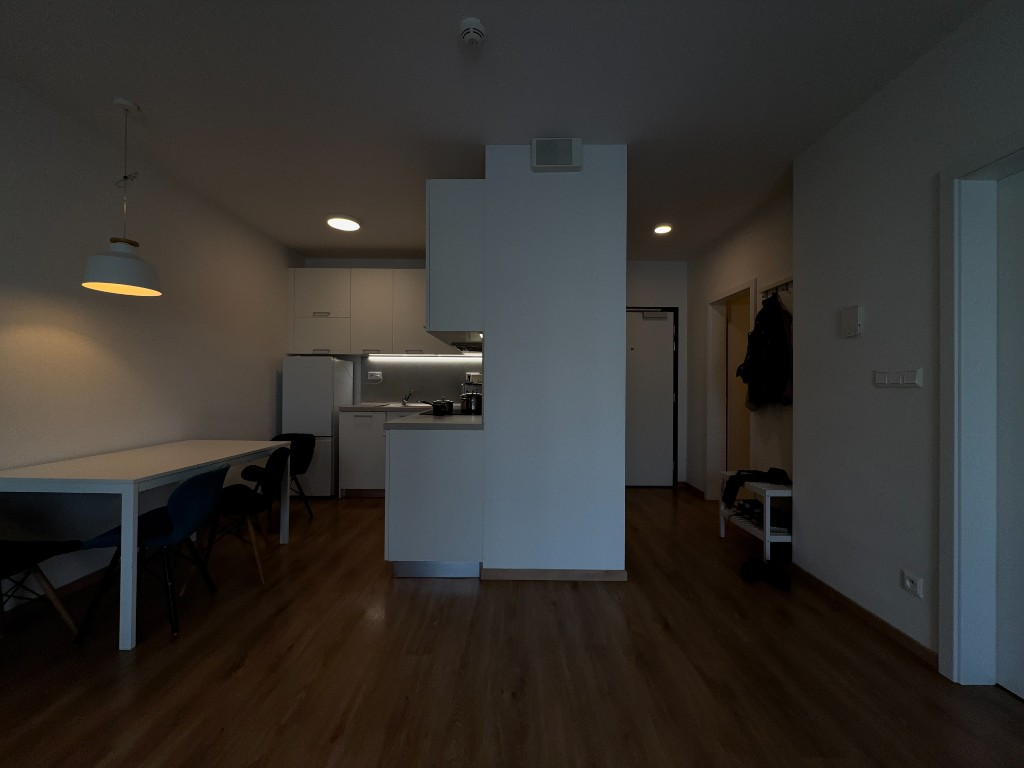
#> input picture tests/fixtures/batch_1/IMG_2885.png, 1024 x 768 px
$ python -i vision.py   (imports and definitions only)
#> lines starting #> are read from the running program, lines starting #| are printed output that depends on the picture
#> further down, picture is the input picture: shape (768, 1024, 3); mean B, G, R 47.5, 50.8, 53.4
import numpy as np
from typing import List

try:
    import cv2
except ImportError: # pragma: no cover
    cv2 = None

def align_images(images: List[np.ndarray]) -> List[np.ndarray]:
    if cv2 is None:
        raise ImportError("cv2 is required")
    print("Running AlignMTB")
    alignMTB = cv2.createAlignMTB()
    alignMTB.process(images, images)
    return images

def run_mertens_fusion(images: List[np.ndarray]) -> np.ndarray:
    if cv2 is None:
        raise ImportError("cv2 is required")
    print("Running Mertens Exposure Fusion (32-bit float)")
    # Balanced real-estate fusion: keep highlight detail and color depth, but avoid brittle local contrast.
    merge_mertens = cv2.createMergeMertens(
        contrast_weight=0.6,
        saturation_weight=1.2,
        exposure_weight=2.4,
    )
    # Returns float32 in roughly [0, 1]
    res_mertens = merge_mertens.process(images)
    # Strictly clip to [0.0, 1.0] to prevent wraparound
    res_mertens = np.clip(res_mertens, 0.0, 1.0)
    return res_mertens

def apply_real_estate_heuristics(image_float: np.ndarray, darkest_bracket: np.ndarray | None = None) -> np.ndarray:
    """Applies deterministic polish and local contrast (CLAHE)."""
    if cv2 is None:
        raise ImportError("cv2 is required")

    # Convert float32 BGR to float32 LAB
    lab_float = cv2.cvtColor(image_float, cv2.COLOR_BGR2LAB)
#> lab_float: shape (768, 1024, 3); mean of channels 0, 1, 2 54, 128.9, 130.5
    l, a, b = cv2.split(lab_float)
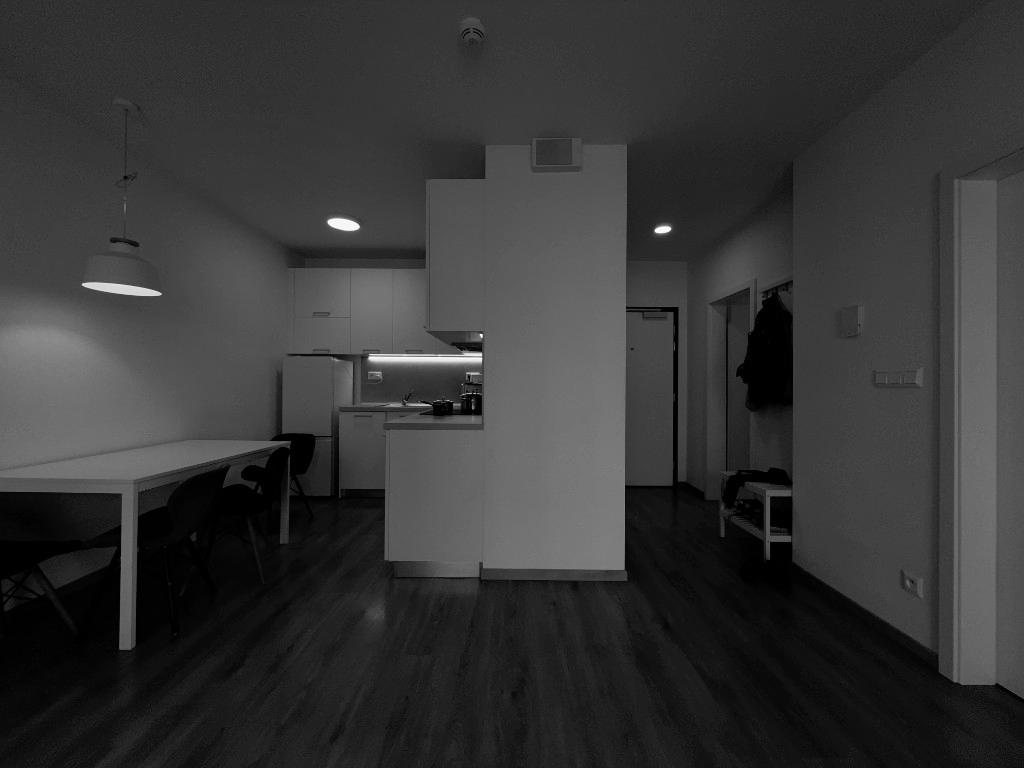
#> l: shape (768, 1024); min 0, max 255, mean 54
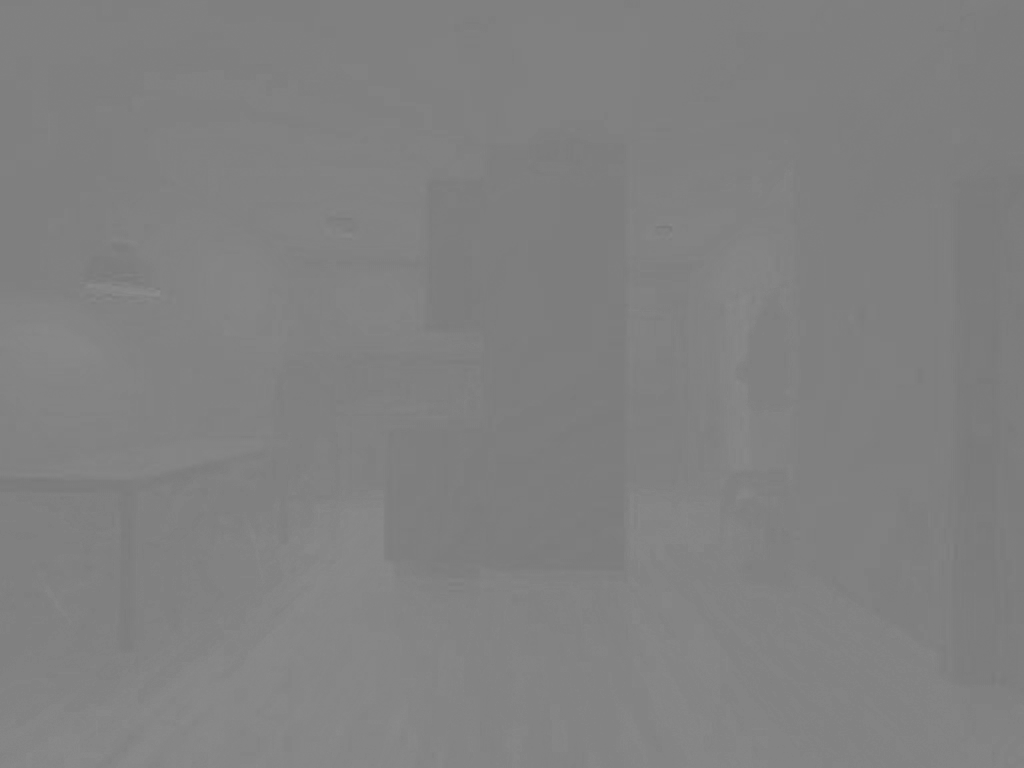
#> a: shape (768, 1024); min 120, max 141, mean 128.9

    # L channel in float32 LAB is [0, 100]. Scale to 16-bit for CLAHE.
    l_16 = np.clip((l / 100.0) * 65535.0, 0, 65535).astype(np.uint16)
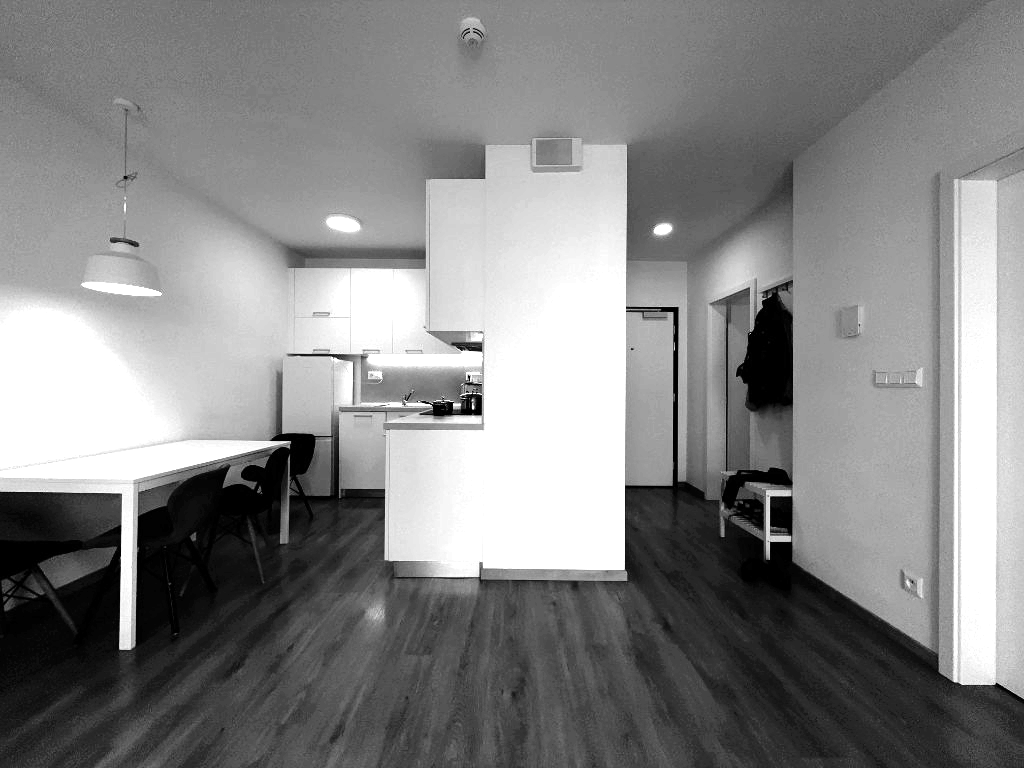
#> l_16: shape (768, 1024) uint16; min 0, max 65535, mean 34440.9; drawn with min black and max white

    # Apply CLAHE
    # Keep midtone lift subtle while preserving local edge transitions on walls/trim.
    clahe = cv2.createCLAHE(clipLimit=0.9, tileGridSize=(12, 12))
    l_clahe = clahe.apply(l_16)

    # Scale back to float32 L channel [0.0, 100.0]
    l_out_float = (l_clahe.astype(np.float32) / 65535.0) * 100.0

    # Perform Unsharp Masking on the L channel to avoid color fringing and chromatic aberration
    # Blur the L channel
    gaussian_blur = cv2.GaussianBlur(l_out_float, (0, 0), 2.0)
    # unsharp_mask = original + (original - blur) * amount
    # Slightly stronger unsharp to recover micro-detail without pushing "crunchy HDR".
    l_unsharp = l_out_float + (l_out_float - gaussian_blur) * 0.18
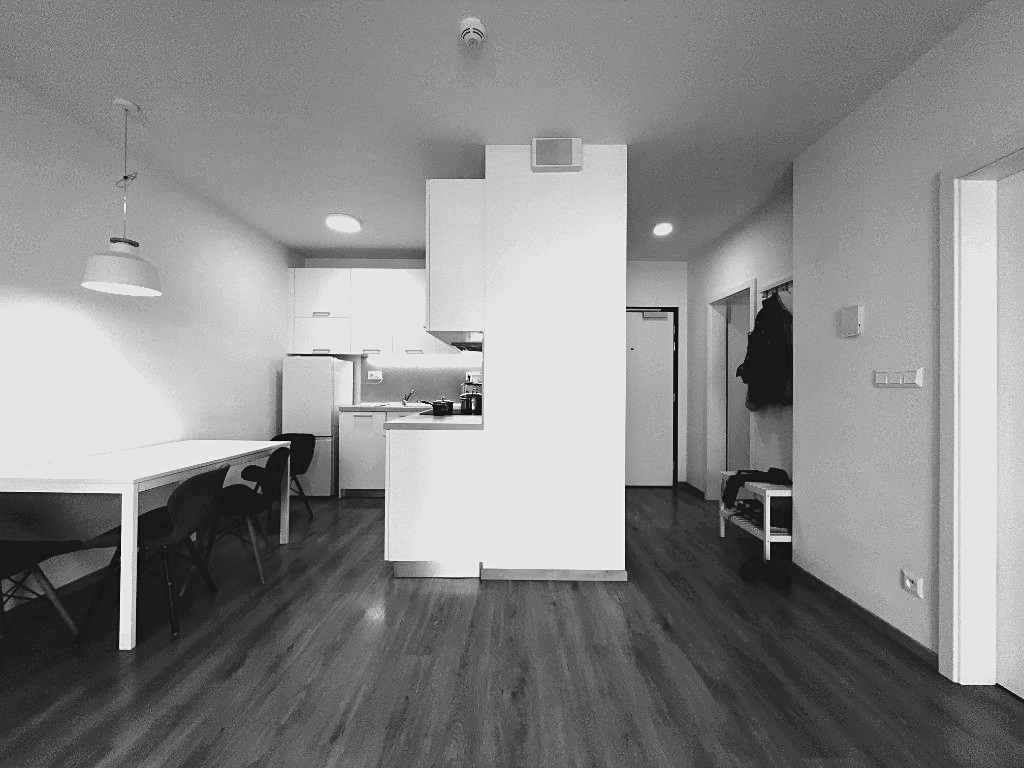
#> l_unsharp: shape (768, 1024) float32; min -11.73, max 112.7, mean 55.5; drawn with min black and max white
    # Clip to valid L range
    l_unsharp = np.clip(l_unsharp, 0.0, 100.0)

    # Merge back and convert to BGR float32
#> (the run stopped early here; a loop or call above may not have finished)

$ run again, on tests/fixtures/batch_1/IMG_2888.png
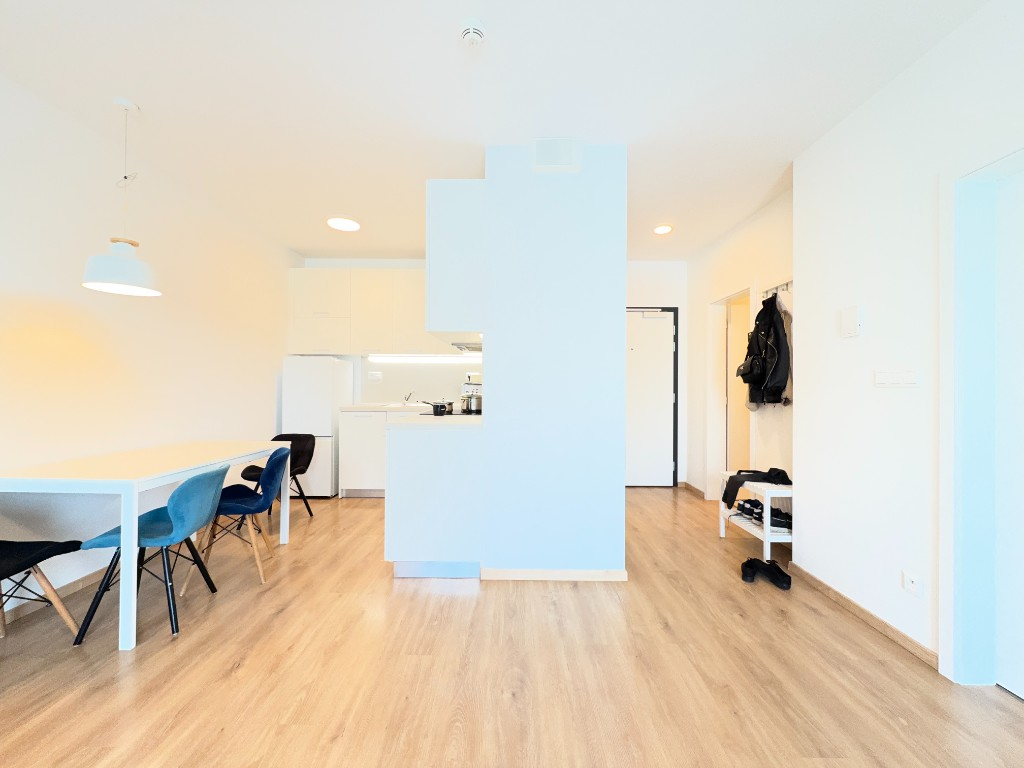
#> input picture tests/fixtures/batch_1/IMG_2888.png, 1024 x 768 px
#> picture is the input picture: shape (768, 1024, 3); mean B, G, R 197.6, 211, 217.7
#> lab_float: shape (768, 1024, 3); mean of channels 0, 1, 2 215.9, 128.7, 135.7
#> in apply_real_estate_heuristics, `l_out_float = (l_clahe.astype(np.float32) / 65535.0) * 100.0`:
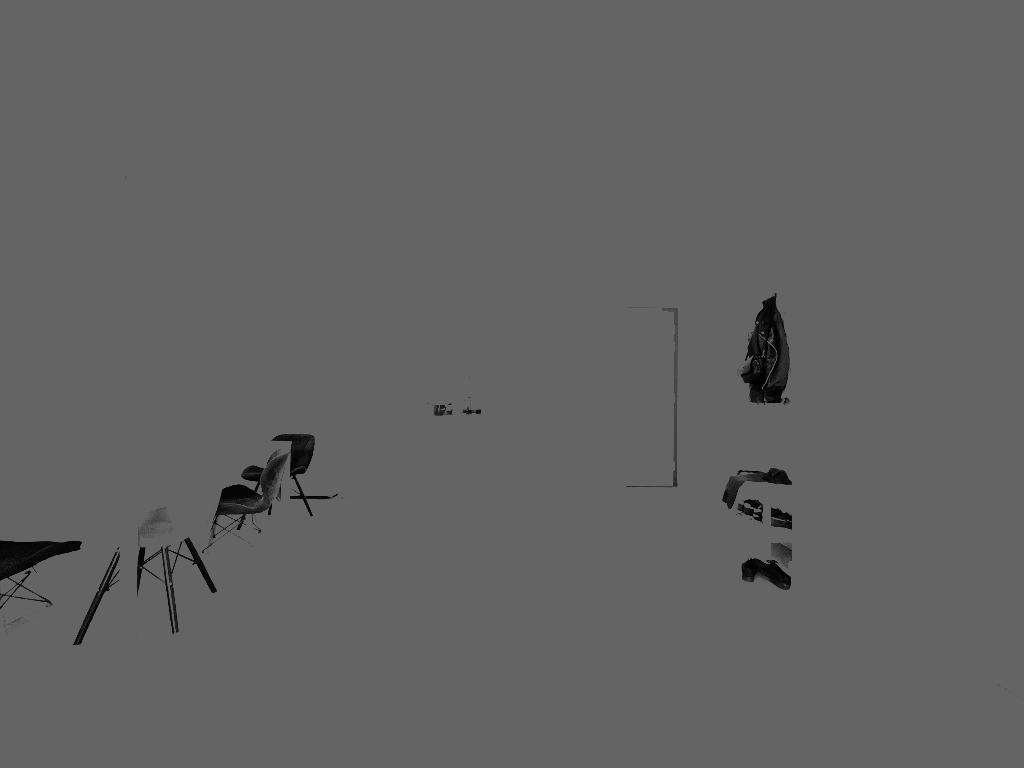
#> l_out_float: shape (768, 1024) float32; min 0.0244, max 100, mean 98.5
#> in apply_real_estate_heuristics, `l_unsharp = l_out_float + (l_out_float - gaussian_blur) * 0.18`:
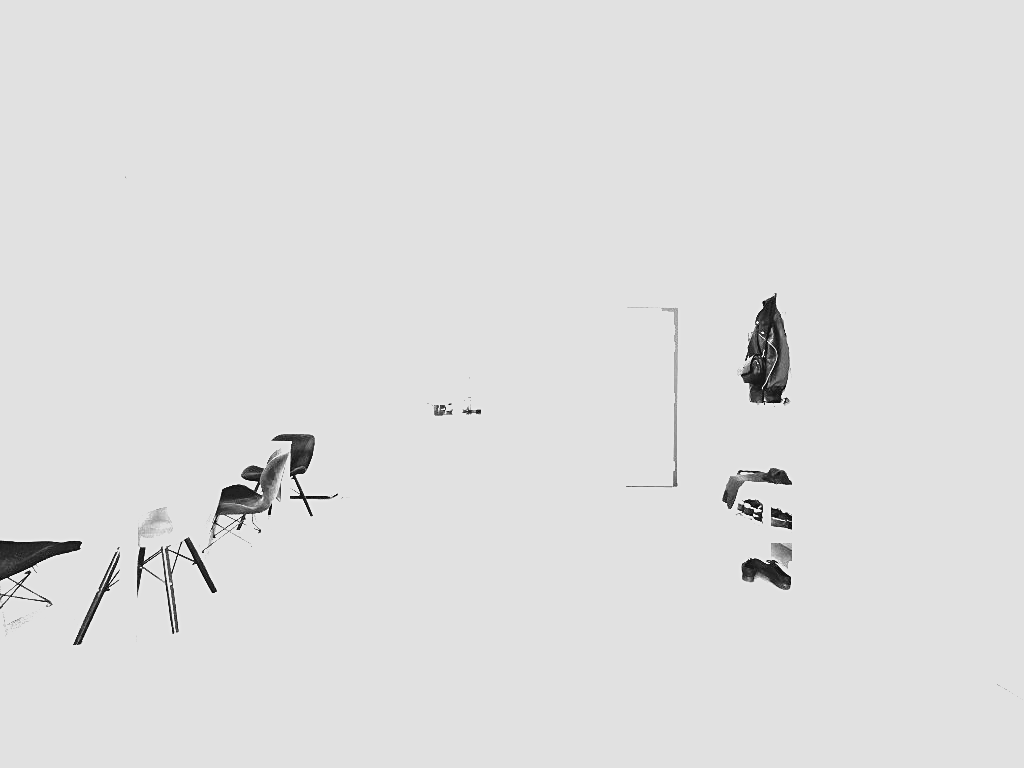
#> l_unsharp: shape (768, 1024) float32; min -12.12, max 114.9, mean 98.5; drawn with min black and max white
